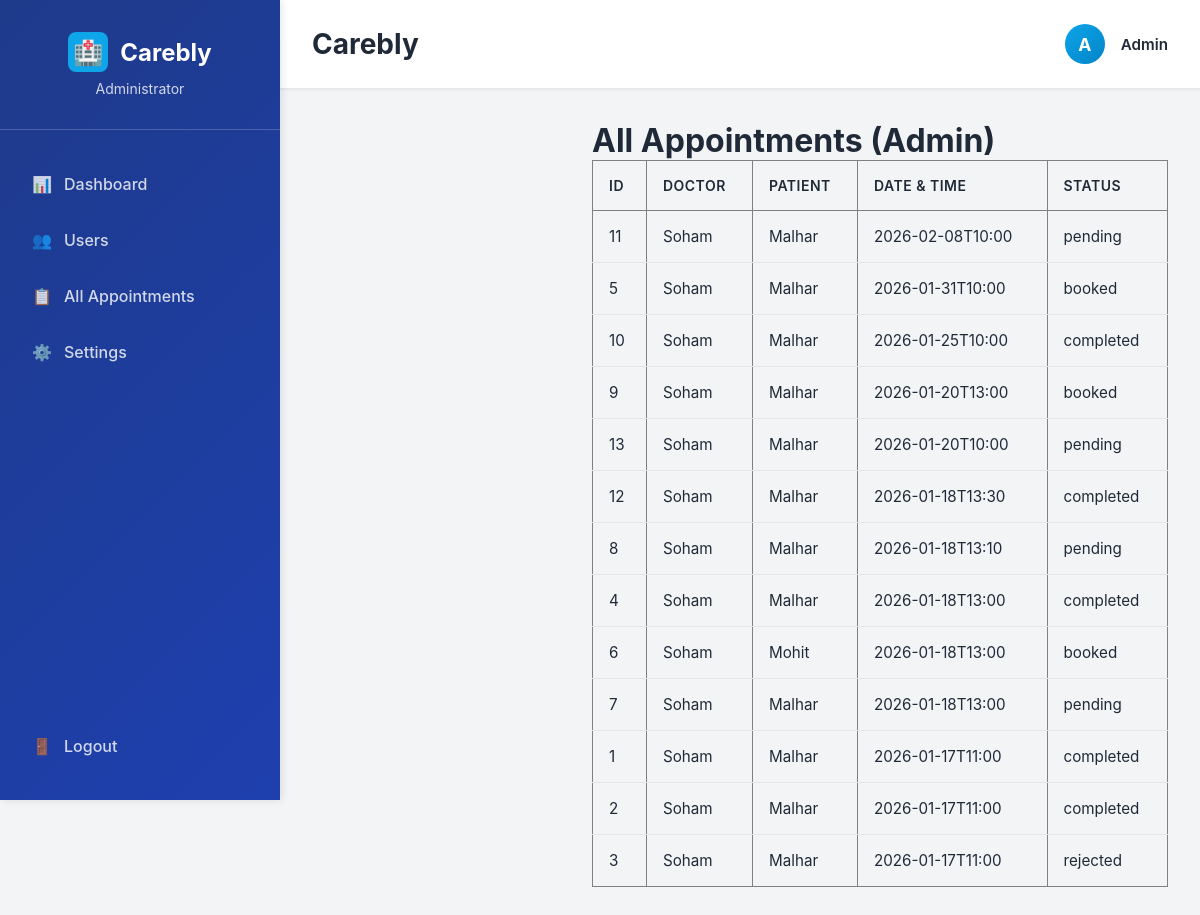
/admin/appointments (signed in), run on the app's committed database.
### tables this page shows
CREATE TABLE appointments (
    id         INTEGER PRIMARY KEY AUTOINCREMENT,
    doctor_id  INTEGER NOT NULL,
    patient_id INTEGER NOT NULL,
    date_time  TEXT NOT NULL,
    status     TEXT NOT NULL,   -- 'pending','booked','completed','rejected'
    FOREIGN KEY (doctor_id) REFERENCES users(id),
    FOREIGN KEY (patient_id) REFERENCES users(id)
);

CREATE TABLE users (
    id            INTEGER PRIMARY KEY AUTOINCREMENT,
    role          TEXT NOT NULL,              -- 'patient','doctor','admin'
    name          TEXT NOT NULL,
    email         TEXT NOT NULL UNIQUE,
    password      TEXT NOT NULL,
    status        TEXT NOT NULL DEFAULT 'active',
    age           INTEGER,
    gender        TEXT,
    blood_group   TEXT
);

### app.py (the view)
@app.route("/admin/appointments")
def admin_appointments():
    if "user_id" not in session or session["role"] != "admin":
        return redirect(url_for("login"))
    db = get_db()
    appts = db.execute(
        """
        SELECT a.id, a.date_time, a.status,
               d.name AS doctor_name,
               p.name AS patient_name
        FROM appointments a
        JOIN users d ON a.doctor_id = d.id
        JOIN users p ON a.patient_id = p.id
        ORDER BY a.date_time DESC
        """
    ).fetchall()
    return render_template(
        "admin_appointments.html",
        name=session["name"],
        appointments=appts,
    )

### app.py (called while the page is built)
def get_db():
    if "db" not in g:
        g.db = sqlite3.connect(DATABASE)
        g.db.row_factory = sqlite3.Row
    return g.db

### templates/admin_appointments.html
{% extends "base.html" %}
{% block content %}
<div class="main-content">
  <h1>All Appointments ({{ name }})</h1>
  {% if appointments %}
    <table border="1" cellpadding="6" cellspacing="0">
      <tr>
        <th>ID</th>
        <th>Doctor</th>
        <th>Patient</th>
        <th>Date & Time</th>
        <th>Status</th>
      </tr>
      {% for a in appointments %}
        <tr>
          <td>{{ a.id }}</td>
          <td>{{ a.doctor_name }}</td>
          <td>{{ a.patient_name }}</td>
          <td>{{ a.date_time }}</td>
          <td>{{ a.status }}</td>
        </tr>
      {% endfor %}
    </table>
  {% else %}
    <p>No appointments yet.</p>
  {% endif %}
</div>
{% endblock %}

### templates/base.html (style rules this page uses)
* { margin: 0; padding: 0; box-sizing: border-box; }
:root { --primary-color: #0EA5E9; --primary-dark: #0284C7; --secondary-color: #1E40AF; --success-color: #10B981; --warning-color: #F59E0B; --danger-color: #EF4444; --light-gray: #F3F4F6; --border-gray: #E5E7EB; --text-dark: #1F2937; --text-light: #6B7280; --white: #FFFFFF; --sidebar-bg: #1E3A8A; --sidebar-hover: #1E40AF; }
body { font-family: -apple-system, BlinkMacSystemFont, 'Segoe UI', 'Roboto', 'Oxygen', 'Ubuntu', 'Cantarell', 'Fira Sans', 'Droid Sans', 'Helvetica Neue', sans-serif; background-color: var(--light-gray); color: var(--text-dark); }
.main-content { margin-left: 280px; flex: 1; display: flex; flex-direction: column; }
table { width: 100%; border-collapse: collapse; }
table th { padding: 1rem; text-align: left; font-weight: 600; font-size: 0.875rem; color: var(--text-dark); text-transform: uppercase; letter-spacing: 0.5px; }
table td { padding: 1rem; border-bottom: 1px solid var(--border-gray); font-size: 0.95rem; color: var(--text-dark); }
table tbody tr:last-child td { border-bottom: none; }

### data on the page
appointments: id "11", doctor_name "Soham", patient_name "Malhar", date_time "2026-02-08T10:00", status "pending"
appointments: id "5", doctor_name "Soham", patient_name "Malhar", date_time "2026-01-31T10:00", status "booked"
appointments: id "10", doctor_name "Soham", patient_name "Malhar", date_time "2026-01-25T10:00", status "completed"
appointments: id "9", doctor_name "Soham", patient_name "Malhar", date_time "2026-01-20T13:00", status "booked"
appointments: id "13", doctor_name "Soham", patient_name "Malhar", date_time "2026-01-20T10:00", status "pending"
appointments: id "12", doctor_name "Soham", patient_name "Malhar", date_time "2026-01-18T13:30", status "completed"
appointments: id "8", doctor_name "Soham", patient_name "Malhar", date_time "2026-01-18T13:10", status "pending"
appointments: id "4", doctor_name "Soham", patient_name "Malhar", date_time "2026-01-18T13:00", status "completed"
appointments: id "6", doctor_name "Soham", patient_name "Mohit", date_time "2026-01-18T13:00", status "booked"
appointments: id "7", doctor_name "Soham", patient_name "Malhar", date_time "2026-01-18T13:00", status "pending"
appointments: id "1", doctor_name "Soham", patient_name "Malhar", date_time "2026-01-17T11:00", status "completed"
appointments: id "2", doctor_name "Soham", patient_name "Malhar", date_time "2026-01-17T11:00", status "completed"
appointments: id "3", doctor_name "Soham", patient_name "Malhar", date_time "2026-01-17T11:00", status "rejected"

### other printed values
{{ session.get('name', 'U')[0].upper() }} "A"
{{ session.get('name', 'User') }} "Admin"
{{ name }} "Admin"
